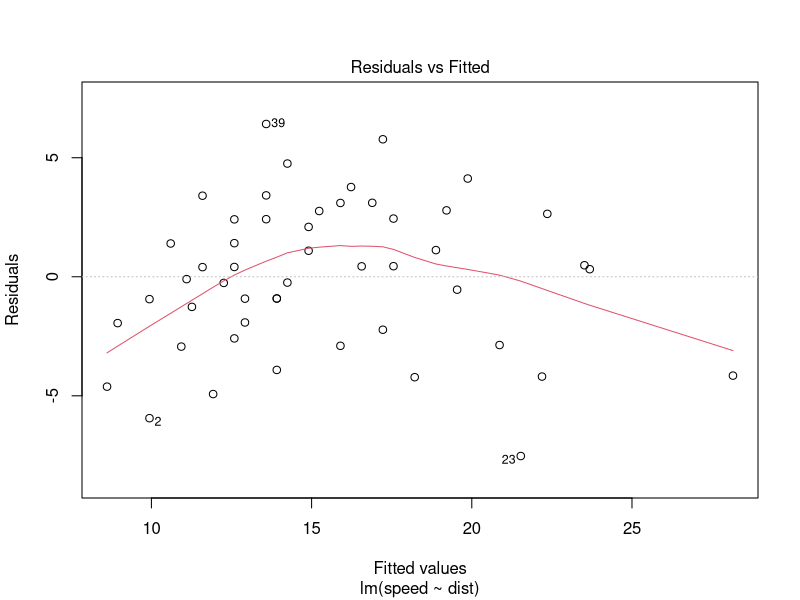
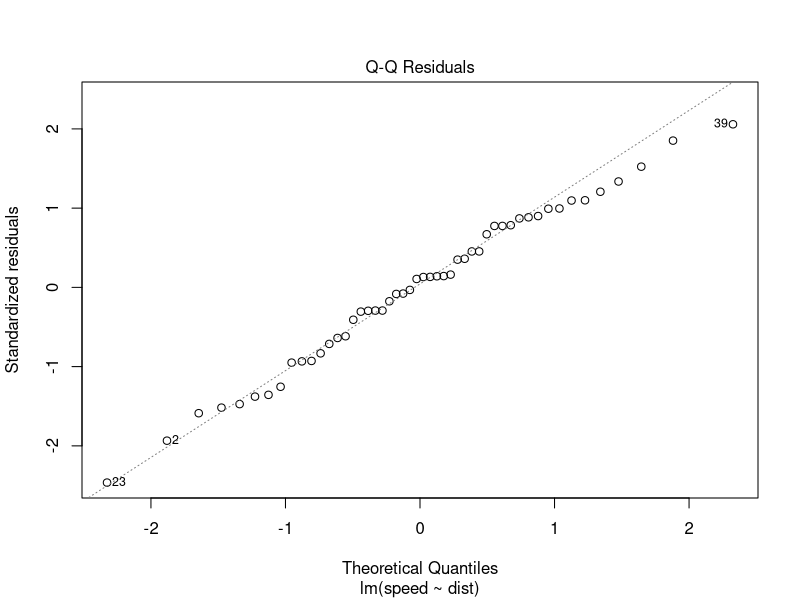
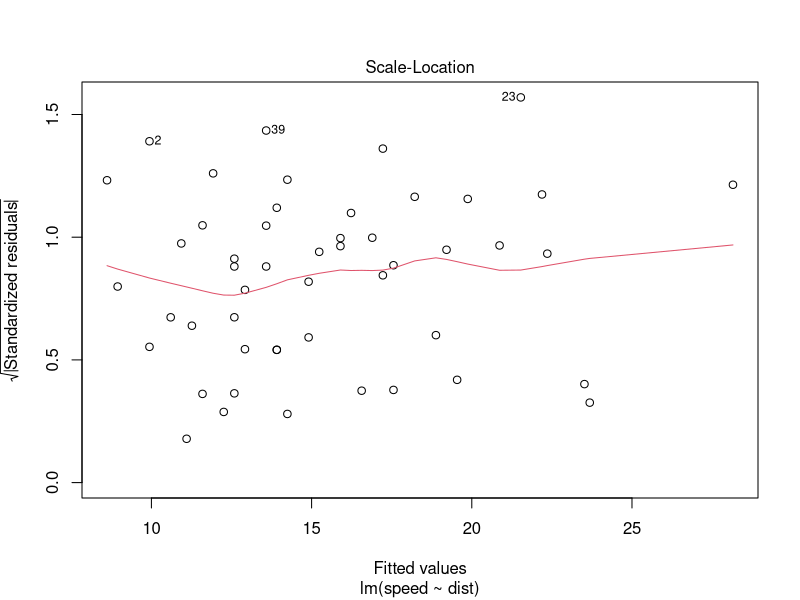
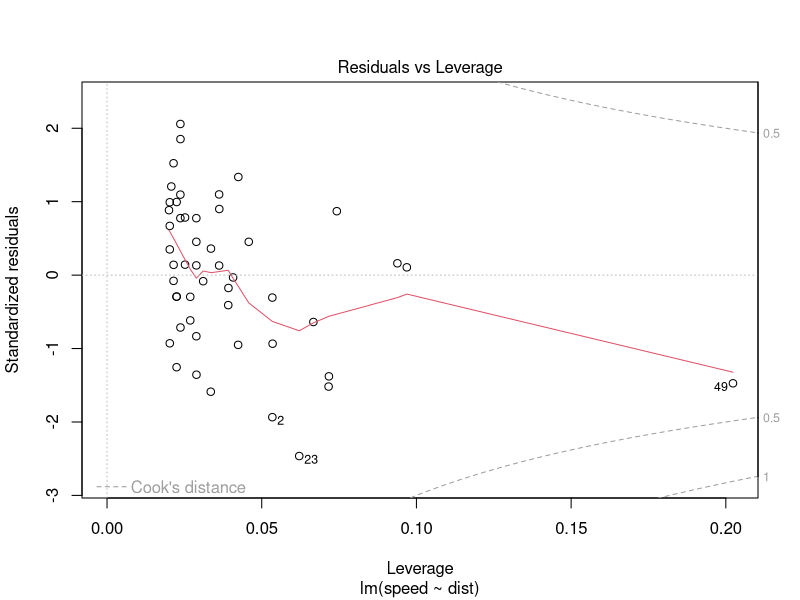
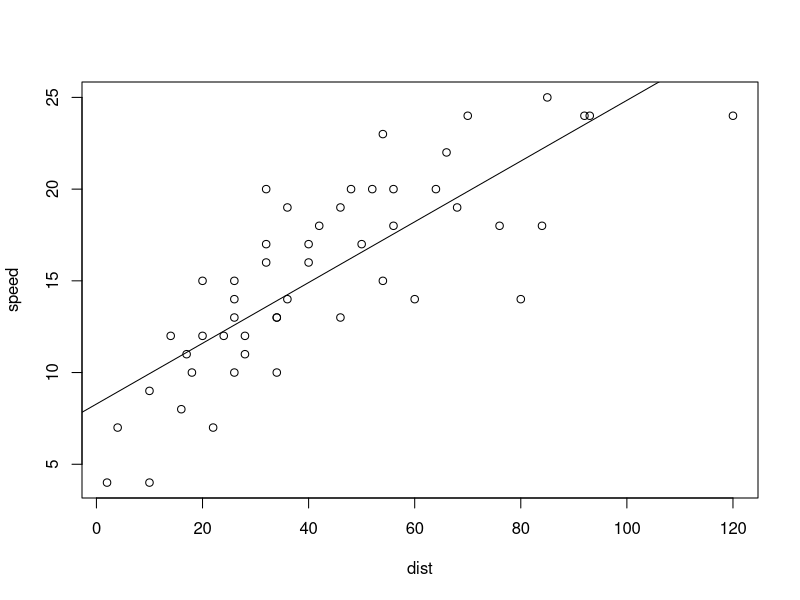
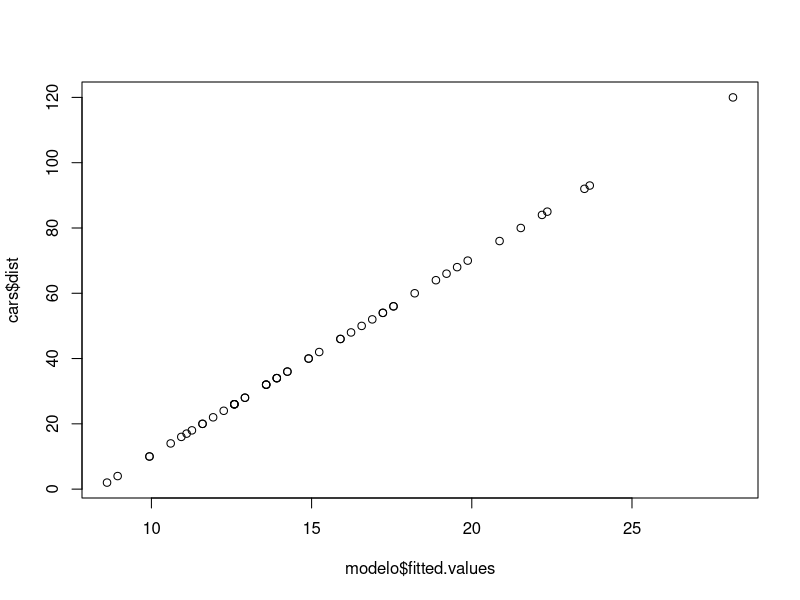

These figures' R source, in order:
dim(cars)
head(cars)
cor(cars)# Correlacao

modelo = lm(speed ~ dist, data=cars) #lm, linear model
modelo

plot(modelo)

plot(speed ~ dist, data=cars)
abline(modelo)

#formula pra previsão
modelo$coefficients
modelo$coefficients[1] + modelo$coefficients[2] * 22#formula da previsao

predict(modelo, data.frame(dist=22))#funcao da previsao
predict(modelo, data.frame(dist=50))#funcao da previsao

#PARTE 2

summary(modelo)# informações do modelo
modelo$coefficients# vendo os coeficientes

modelo$residuals# vendo os residuais

modelo$fitted.values# valores ajustados
plot(modelo$fitted.values, cars$dist)

dim(women)
colnames(women)
cor(women)

nmodelo = lm(height ~ weight, data=women)
nmodelo

predict(nmodelo, data.frame(weight=30))

base = women
write.csv(base, 'women.csv')
    